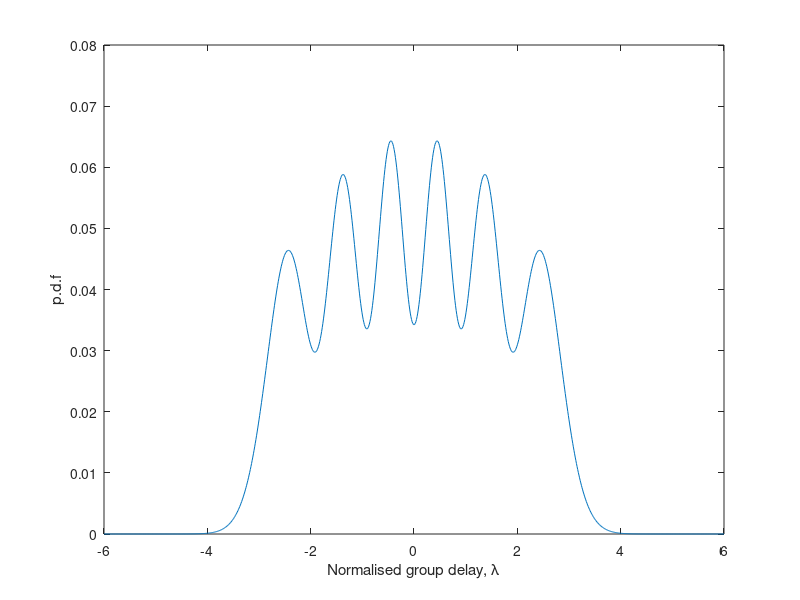

MATLAB code to generate this figure:
%six mode fiber
clear all;
close all;
clc;
lambda = -6:12/1000:6;
len = size(lambda);
pdf_six_mode = zeros(1,len(2));

%f = (5*lambda.^2);
for i = 1:1:len(2)
    a = sqrt(30)*exp(-6/5*((lambda(i)^2)))/sqrt(pi);
    b = (13436928*(lambda(i))^10/244140625 - 4478976*(lambda(i))^8/9765625);
    c = (2581632*(lambda(i))^6/1953125 - 102816*(lambda(i))^4/78125);
    d = (7812*(lambda(i))^2/15625 + 644/15625);
    f = a*(b+c+d);
    pdf_six_mode(i) = f;
    %i = i+1;
    %append(pdf_six_mode, f);
end
plot(lambda, pdf_six_mode/norm(pdf_six_mode));
[pks, locs] = findpeaks(pdf_six_mode);
xlabel('Normalised group delay, \lambda');
ylabel('p.d.f');
t_values = lambda(locs);
%text(pdf_six_mode(locs), pks, sprintf('Peak = %6.3f', pks));
save('tvalues', 't_values');